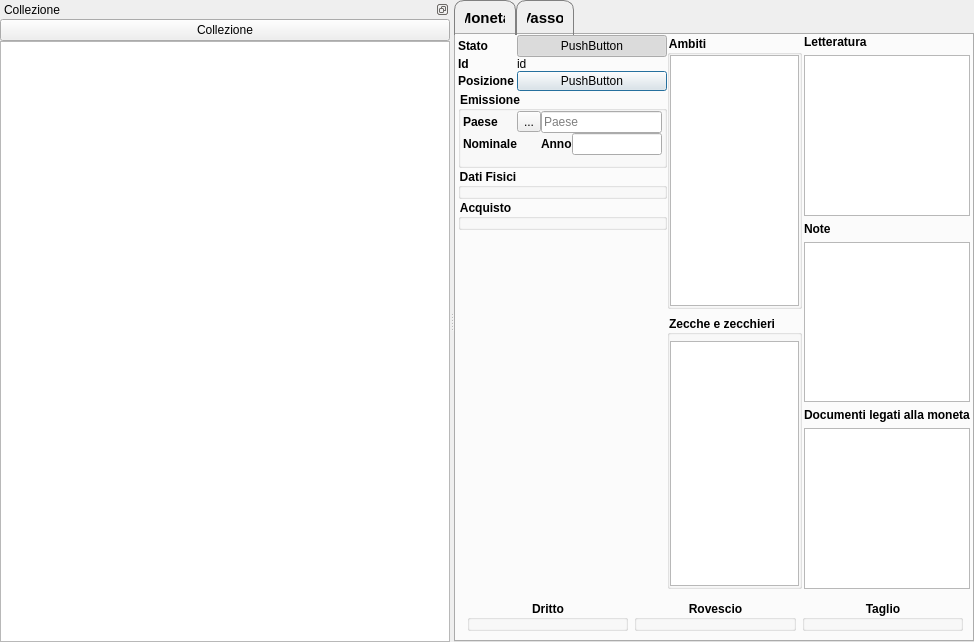
<?xml version="1.0" encoding="UTF-8"?>
<ui version="4.0">
 <class>MonetaForm</class>
 <widget class="QWidget" name="MonetaForm">
  <property name="geometry">
   <rect>
    <x>0</x>
    <y>0</y>
    <width>961</width>
    <height>642</height>
   </rect>
  </property>
  <property name="windowTitle">
   <string>Form</string>
  </property>
  <property name="styleSheet">
   <string notr="true">QGroupBox {
font-weight: bold;
}</string>
  </property>
  <layout class="QGridLayout" name="gridLayout">
   <property name="leftMargin">
    <number>0</number>
   </property>
   <property name="topMargin">
    <number>0</number>
   </property>
   <property name="rightMargin">
    <number>0</number>
   </property>
   <property name="bottomMargin">
    <number>0</number>
   </property>
   <property name="spacing">
    <number>0</number>
   </property>
   <item row="0" column="0">
    <widget class="QSplitter" name="splitter">
     <property name="sizePolicy">
      <sizepolicy hsizetype="Expanding" vsizetype="Expanding">
       <horstretch>0</horstretch>
       <verstretch>0</verstretch>
      </sizepolicy>
     </property>
     <property name="orientation">
      <enum>Qt::Horizontal</enum>
     </property>
     <widget class="QDockWidget" name="dockWidget">
      <property name="minimumSize">
       <size>
        <width>450</width>
        <height>117</height>
       </size>
      </property>
      <property name="floating">
       <bool>false</bool>
      </property>
      <property name="features">
       <set>QDockWidget::DockWidgetFloatable|QDockWidget::DockWidgetMovable</set>
      </property>
      <property name="windowTitle">
       <string>Collezione</string>
      </property>
      <widget class="QWidget" name="dockWidgetContents">
       <layout class="QVBoxLayout" name="verticalLayout">
        <property name="spacing">
         <number>0</number>
        </property>
        <property name="leftMargin">
         <number>0</number>
        </property>
        <property name="topMargin">
         <number>0</number>
        </property>
        <property name="rightMargin">
         <number>0</number>
        </property>
        <property name="bottomMargin">
         <number>0</number>
        </property>
        <item>
         <widget class="QPushButton" name="setupCollezione">
          <property name="text">
           <string>Collezione</string>
          </property>
          <property name="icon">
           <iconset resource="../../../resources/resources.qrc">
            <normaloff>:/icons/process_info.png</normaloff>:/icons/process_info.png</iconset>
          </property>
          <property name="iconSize">
           <size>
            <width>16</width>
            <height>16</height>
           </size>
          </property>
          <property name="flat">
           <bool>false</bool>
          </property>
         </widget>
        </item>
        <item>
         <widget class="QTableView" name="itemList">
          <property name="sizePolicy">
           <sizepolicy hsizetype="Preferred" vsizetype="Preferred">
            <horstretch>0</horstretch>
            <verstretch>0</verstretch>
           </sizepolicy>
          </property>
          <property name="whatsThis">
           <string/>
          </property>
          <property name="accessibleName">
           <string/>
          </property>
          <property name="styleSheet">
           <string notr="true">QTableView {
/* font-size: 8px;*/
font-family: sans;
selection-background-color: rgba(100, 100, 100, 255)
selection-color: black;
}

</string>
          </property>
          <property name="alternatingRowColors">
           <bool>true</bool>
          </property>
          <property name="selectionMode">
           <enum>QAbstractItemView::SingleSelection</enum>
          </property>
          <property name="selectionBehavior">
           <enum>QAbstractItemView::SelectRows</enum>
          </property>
          <property name="showGrid">
           <bool>false</bool>
          </property>
          <property name="sortingEnabled">
           <bool>true</bool>
          </property>
          <attribute name="horizontalHeaderVisible">
           <bool>true</bool>
          </attribute>
          <attribute name="verticalHeaderVisible">
           <bool>false</bool>
          </attribute>
          <attribute name="verticalHeaderMinimumSectionSize">
           <number>19</number>
          </attribute>
          <attribute name="verticalHeaderShowSortIndicator" stdset="0">
           <bool>true</bool>
          </attribute>
         </widget>
        </item>
       </layout>
      </widget>
     </widget>
     <widget class="QTabWidget" name="Tabs">
      <property name="autoFillBackground">
       <bool>false</bool>
      </property>
      <property name="styleSheet">
       <string notr="true">QTabBar::tab {
	border-left: 1px solid gray;
	border-right: 1px solid gray;
	border-top: 1px solid gray;
	border-top-left-radius: 10px;
	border-top-right-radius: 10px;
	min-width: 20ex;
	padding: 10px;
	font-size: 15px;
	font-weight: bold;
	font-style: small-caps;
 }

QTabBar::tab:selected {
	background: qlineargradient(x1: 0, y1: 0, x2: 0, y2: 1,
                                 stop: 0 #E1E1E1, stop: 0.4 #DDDDDD,
                                 stop: 0.5 #D8D8D8, stop: 1.0 #D3D3D3);
 }</string>
      </property>
      <property name="currentIndex">
       <number>0</number>
      </property>
      <widget class="QWidget" name="tabMoneta">
       <property name="styleSheet">
        <string notr="true"/>
       </property>
       <attribute name="title">
        <string>Moneta</string>
       </attribute>
       <layout class="QVBoxLayout" name="verticalLayout_8" stretch="0,0">
        <property name="spacing">
         <number>2</number>
        </property>
        <property name="leftMargin">
         <number>2</number>
        </property>
        <property name="topMargin">
         <number>0</number>
        </property>
        <property name="rightMargin">
         <number>0</number>
        </property>
        <property name="bottomMargin">
         <number>0</number>
        </property>
        <item>
         <widget class="QWidget" name="superiore" native="true">
          <layout class="QGridLayout" name="gridLayout_2" columnstretch="1,1,1">
           <property name="leftMargin">
            <number>0</number>
           </property>
           <property name="topMargin">
            <number>0</number>
           </property>
           <property name="rightMargin">
            <number>0</number>
           </property>
           <property name="bottomMargin">
            <number>0</number>
           </property>
           <property name="spacing">
            <number>0</number>
           </property>
           <item row="0" column="0">
            <widget class="QWidget" name="sup_sin" native="true">
             <layout class="QFormLayout" name="formLayout">
              <property name="fieldGrowthPolicy">
               <enum>QFormLayout::AllNonFixedFieldsGrow</enum>
              </property>
              <property name="horizontalSpacing">
               <number>3</number>
              </property>
              <property name="verticalSpacing">
               <number>0</number>
              </property>
              <property name="leftMargin">
               <number>0</number>
              </property>
              <property name="topMargin">
               <number>0</number>
              </property>
              <property name="rightMargin">
               <number>0</number>
              </property>
              <property name="bottomMargin">
               <number>0</number>
              </property>
              <item row="1" column="0">
               <widget class="QLabel" name="label_5">
                <property name="font">
                 <font>
                  <weight>75</weight>
                  <bold>true</bold>
                 </font>
                </property>
                <property name="text">
                 <string>Stato</string>
                </property>
                <property name="buddy">
                 <cstring>led</cstring>
                </property>
               </widget>
              </item>
              <item row="1" column="1">
               <widget class="QLedIndicator" name="led">
                <property name="text">
                 <string>PushButton</string>
                </property>
                <property name="checkable">
                 <bool>true</bool>
                </property>
                <property name="checked">
                 <bool>true</bool>
                </property>
               </widget>
              </item>
              <item row="2" column="0">
               <widget class="QLabel" name="label_4">
                <property name="font">
                 <font>
                  <weight>75</weight>
                  <bold>true</bold>
                 </font>
                </property>
                <property name="text">
                 <string>Id</string>
                </property>
               </widget>
              </item>
              <item row="2" column="1">
               <widget class="QLabel" name="id">
                <property name="font">
                 <font>
                  <weight>50</weight>
                  <bold>false</bold>
                 </font>
                </property>
                <property name="text">
                 <string>id</string>
                </property>
               </widget>
              </item>
              <item row="6" column="0">
               <widget class="QLabel" name="label_10">
                <property name="font">
                 <font>
                  <weight>75</weight>
                  <bold>true</bold>
                 </font>
                </property>
                <property name="text">
                 <string>Posizione</string>
                </property>
                <property name="buddy">
                 <cstring>posizione</cstring>
                </property>
               </widget>
              </item>
              <item row="6" column="1">
               <widget class="QPushButton" name="posizione">
                <property name="minimumSize">
                 <size>
                  <width>150</width>
                  <height>20</height>
                 </size>
                </property>
                <property name="maximumSize">
                 <size>
                  <width>150</width>
                  <height>20</height>
                 </size>
                </property>
                <property name="text">
                 <string>PushButton</string>
                </property>
                <property name="autoDefault">
                 <bool>false</bool>
                </property>
                <property name="default">
                 <bool>true</bool>
                </property>
                <property name="flat">
                 <bool>false</bool>
                </property>
               </widget>
              </item>
              <item row="9" column="0" colspan="2">
               <widget class="QGroupBox" name="emissione">
                <property name="title">
                 <string>Emissione</string>
                </property>
                <layout class="QGridLayout" name="gridLayout_3" rowstretch="0,0,0" columnstretch="0,0,0,0,0">
                 <property name="leftMargin">
                  <number>2</number>
                 </property>
                 <property name="topMargin">
                  <number>0</number>
                 </property>
                 <property name="rightMargin">
                  <number>2</number>
                 </property>
                 <property name="bottomMargin">
                  <number>0</number>
                 </property>
                 <property name="spacing">
                  <number>0</number>
                 </property>
                 <item row="1" column="2">
                  <widget class="MisuraForm" name="nominale" native="true"/>
                 </item>
                 <item row="1" column="3">
                  <widget class="QLabel" name="label_3">
                   <property name="font">
                    <font>
                     <weight>75</weight>
                     <bold>true</bold>
                    </font>
                   </property>
                   <property name="text">
                    <string>Anno</string>
                   </property>
                   <property name="buddy">
                    <cstring>anno</cstring>
                   </property>
                  </widget>
                 </item>
                 <item row="0" column="1">
                  <widget class="QToolButton" name="openPaeseUrl">
                   <property name="text">
                    <string>...</string>
                   </property>
                   <property name="icon">
                    <iconset resource="../../../resources/resources.qrc">
                     <normaloff>:/icons/internet.ico</normaloff>:/icons/internet.ico</iconset>
                   </property>
                  </widget>
                 </item>
                 <item row="0" column="2" colspan="3">
                  <widget class="QLineEdit" name="paese">
                   <property name="readOnly">
                    <bool>false</bool>
                   </property>
                   <property name="placeholderText">
                    <string>Paese</string>
                   </property>
                  </widget>
                 </item>
                 <item row="0" column="0">
                  <widget class="QLabel" name="label">
                   <property name="font">
                    <font>
                     <weight>75</weight>
                     <bold>true</bold>
                    </font>
                   </property>
                   <property name="text">
                    <string>Paese</string>
                   </property>
                   <property name="buddy">
                    <cstring>paese</cstring>
                   </property>
                  </widget>
                 </item>
                 <item row="1" column="0">
                  <widget class="QLabel" name="label_2">
                   <property name="font">
                    <font>
                     <weight>75</weight>
                     <bold>true</bold>
                    </font>
                   </property>
                   <property name="text">
                    <string>Nominale</string>
                   </property>
                   <property name="buddy">
                    <cstring>nominale</cstring>
                   </property>
                  </widget>
                 </item>
                 <item row="1" column="4">
                  <widget class="QLineEdit" name="anno"/>
                 </item>
                 <item row="2" column="0" colspan="5">
                  <widget class="AutoritaForm" name="autorita" native="true">
                   <property name="minimumSize">
                    <size>
                     <width>10</width>
                     <height>10</height>
                    </size>
                   </property>
                  </widget>
                 </item>
                </layout>
               </widget>
              </item>
              <item row="17" column="0" colspan="2">
               <widget class="DatiFisiciWidget" name="datiFisici">
                <property name="title">
                 <string>Dati Fisici</string>
                </property>
               </widget>
              </item>
              <item row="21" column="0" colspan="2">
               <widget class="DatiAcquistoWidget" name="datiAcquisto">
                <property name="title">
                 <string>Acquisto</string>
                </property>
               </widget>
              </item>
             </layout>
            </widget>
           </item>
           <item row="0" column="2">
            <widget class="QWidget" name="sup_des" native="true">
             <layout class="QVBoxLayout" name="verticalLayout_6">
              <property name="leftMargin">
               <number>2</number>
              </property>
              <property name="topMargin">
               <number>0</number>
              </property>
              <property name="rightMargin">
               <number>2</number>
              </property>
              <property name="bottomMargin">
               <number>0</number>
              </property>
              <item>
               <widget class="QLabel" name="label_7">
                <property name="font">
                 <font>
                  <weight>75</weight>
                  <bold>true</bold>
                 </font>
                </property>
                <property name="text">
                 <string>Letteratura</string>
                </property>
                <property name="buddy">
                 <cstring>letteratura</cstring>
                </property>
               </widget>
              </item>
              <item>
               <widget class="QTableView" name="letteratura">
                <property name="showDropIndicator" stdset="0">
                 <bool>true</bool>
                </property>
                <property name="dragDropOverwriteMode">
                 <bool>true</bool>
                </property>
                <property name="alternatingRowColors">
                 <bool>true</bool>
                </property>
                <property name="selectionMode">
                 <enum>QAbstractItemView::SingleSelection</enum>
                </property>
                <property name="selectionBehavior">
                 <enum>QAbstractItemView::SelectRows</enum>
                </property>
                <property name="textElideMode">
                 <enum>Qt::ElideNone</enum>
                </property>
                <property name="showGrid">
                 <bool>false</bool>
                </property>
                <property name="wordWrap">
                 <bool>true</bool>
                </property>
                <property name="cornerButtonEnabled">
                 <bool>false</bool>
                </property>
                <attribute name="horizontalHeaderVisible">
                 <bool>false</bool>
                </attribute>
                <attribute name="verticalHeaderVisible">
                 <bool>false</bool>
                </attribute>
               </widget>
              </item>
              <item>
               <widget class="QLabel" name="label_8">
                <property name="font">
                 <font>
                  <weight>75</weight>
                  <bold>true</bold>
                 </font>
                </property>
                <property name="text">
                 <string>Note</string>
                </property>
                <property name="buddy">
                 <cstring>note</cstring>
                </property>
               </widget>
              </item>
              <item>
               <widget class="QListView" name="note">
                <property name="alternatingRowColors">
                 <bool>true</bool>
                </property>
                <property name="isWrapping" stdset="0">
                 <bool>false</bool>
                </property>
                <property name="wordWrap">
                 <bool>true</bool>
                </property>
               </widget>
              </item>
              <item>
               <widget class="QLabel" name="label_9">
                <property name="font">
                 <font>
                  <weight>75</weight>
                  <bold>true</bold>
                 </font>
                </property>
                <property name="text">
                 <string>Documenti legati alla moneta</string>
                </property>
                <property name="buddy">
                 <cstring>documenti</cstring>
                </property>
               </widget>
              </item>
              <item>
               <widget class="QListView" name="documenti">
                <property name="alternatingRowColors">
                 <bool>true</bool>
                </property>
               </widget>
              </item>
             </layout>
            </widget>
           </item>
           <item row="0" column="1">
            <widget class="QWidget" name="sup_cen" native="true">
             <layout class="QVBoxLayout" name="verticalLayout_5">
              <property name="leftMargin">
               <number>0</number>
              </property>
              <property name="topMargin">
               <number>0</number>
              </property>
              <property name="rightMargin">
               <number>0</number>
              </property>
              <property name="bottomMargin">
               <number>0</number>
              </property>
              <item>
               <widget class="QGroupBox" name="groupBox_2">
                <property name="title">
                 <string>Ambiti</string>
                </property>
                <layout class="QVBoxLayout" name="verticalLayout_11">
                 <property name="leftMargin">
                  <number>0</number>
                 </property>
                 <property name="topMargin">
                  <number>0</number>
                 </property>
                 <property name="rightMargin">
                  <number>0</number>
                 </property>
                 <property name="bottomMargin">
                  <number>0</number>
                 </property>
                 <item>
                  <widget class="QListView" name="ambiti">
                   <property name="alternatingRowColors">
                    <bool>true</bool>
                   </property>
                   <property name="selectionBehavior">
                    <enum>QAbstractItemView::SelectItems</enum>
                   </property>
                   <property name="wordWrap">
                    <bool>true</bool>
                   </property>
                  </widget>
                 </item>
                </layout>
               </widget>
              </item>
              <item>
               <widget class="QGroupBox" name="groupBox">
                <property name="title">
                 <string>Zecche e zecchieri</string>
                </property>
                <layout class="QVBoxLayout" name="verticalLayout_7">
                 <property name="leftMargin">
                  <number>0</number>
                 </property>
                 <property name="topMargin">
                  <number>0</number>
                 </property>
                 <property name="rightMargin">
                  <number>0</number>
                 </property>
                 <property name="bottomMargin">
                  <number>0</number>
                 </property>
                 <item>
                  <widget class="MisuraForm" name="zecca" native="true"/>
                 </item>
                 <item>
                  <widget class="QTableView" name="zecchieri">
                   <property name="alternatingRowColors">
                    <bool>true</bool>
                   </property>
                   <property name="selectionMode">
                    <enum>QAbstractItemView::SingleSelection</enum>
                   </property>
                   <property name="selectionBehavior">
                    <enum>QAbstractItemView::SelectRows</enum>
                   </property>
                   <property name="showGrid">
                    <bool>false</bool>
                   </property>
                   <attribute name="horizontalHeaderVisible">
                    <bool>false</bool>
                   </attribute>
                   <attribute name="verticalHeaderVisible">
                    <bool>false</bool>
                   </attribute>
                  </widget>
                 </item>
                </layout>
               </widget>
              </item>
             </layout>
            </widget>
           </item>
          </layout>
         </widget>
        </item>
        <item>
         <widget class="QWidget" name="inferiore" native="true">
          <layout class="QHBoxLayout" name="horizontalLayout">
           <item>
            <widget class="DescrizioneForm" name="dritto">
             <property name="title">
              <string>Dritto</string>
             </property>
             <property name="alignment">
              <set>Qt::AlignCenter</set>
             </property>
            </widget>
           </item>
           <item>
            <widget class="DescrizioneForm" name="rovescio">
             <property name="title">
              <string>Rovescio</string>
             </property>
             <property name="alignment">
              <set>Qt::AlignCenter</set>
             </property>
            </widget>
           </item>
           <item>
            <widget class="DescrizioneForm" name="taglio">
             <property name="title">
              <string>Taglio</string>
             </property>
             <property name="alignment">
              <set>Qt::AlignCenter</set>
             </property>
            </widget>
           </item>
          </layout>
         </widget>
        </item>
       </layout>
      </widget>
      <widget class="QWidget" name="Vassoi">
       <attribute name="title">
        <string>Vassoi</string>
       </attribute>
       <layout class="QVBoxLayout" name="verticalLayout_9">
        <item>
         <widget class="QTabWidget" name="tabsVassoi"/>
        </item>
       </layout>
      </widget>
     </widget>
    </widget>
   </item>
  </layout>
 </widget>
 <customwidgets>
  <customwidget>
   <class>MisuraForm</class>
   <extends>QWidget</extends>
   <header>misuraform.h</header>
   <container>1</container>
  </customwidget>
  <customwidget>
   <class>QLedIndicator</class>
   <extends>QPushButton</extends>
   <header>qledindicator.h</header>
  </customwidget>
  <customwidget>
   <class>DescrizioneForm</class>
   <extends>QGroupBox</extends>
   <header>descrizioneform.h</header>
   <container>1</container>
  </customwidget>
  <customwidget>
   <class>AutoritaForm</class>
   <extends>QWidget</extends>
   <header>autoritaform.h</header>
   <container>1</container>
  </customwidget>
  <customwidget>
   <class>DatiAcquistoWidget</class>
   <extends>QGroupBox</extends>
   <header>datiacquistowidget.h</header>
   <container>1</container>
  </customwidget>
  <customwidget>
   <class>DatiFisiciWidget</class>
   <extends>QGroupBox</extends>
   <header>datifisiciwidget.h</header>
   <container>1</container>
  </customwidget>
 </customwidgets>
 <tabstops>
  <tabstop>paese</tabstop>
  <tabstop>anno</tabstop>
  <tabstop>ambiti</tabstop>
  <tabstop>zecchieri</tabstop>
  <tabstop>letteratura</tabstop>
  <tabstop>note</tabstop>
  <tabstop>documenti</tabstop>
  <tabstop>setupCollezione</tabstop>
  <tabstop>posizione</tabstop>
  <tabstop>itemList</tabstop>
  <tabstop>led</tabstop>
  <tabstop>Tabs</tabstop>
  <tabstop>tabsVassoi</tabstop>
 </tabstops>
 <resources>
  <include location="../../../resources/resources.qrc"/>
 </resources>
 <connections/>
</ui>
